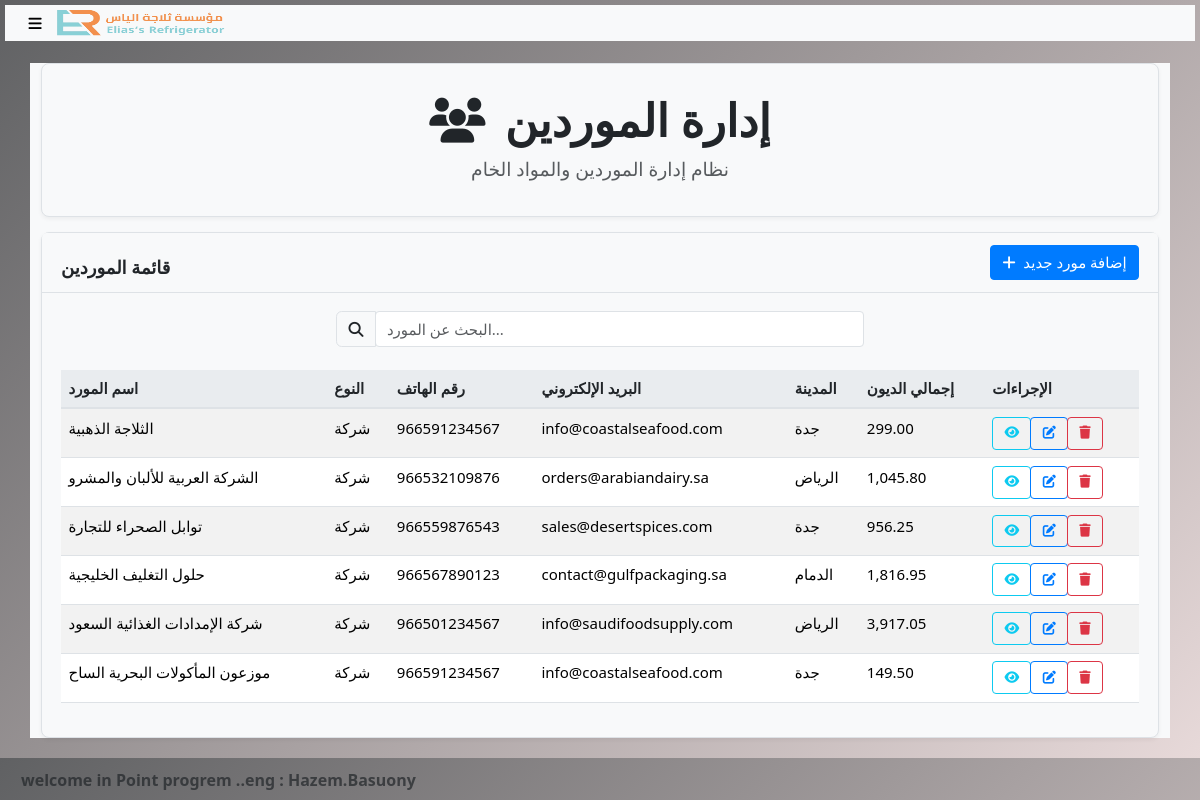
Page /suppliers.php (signed in) on the committed database.
### tables this page shows
CREATE TABLE `suppliers` (
  `supplierID` int(30) NOT NULL,
  `type` enum('individual','company') NOT NULL,
  `numberRC` varchar(30) NOT NULL,
  `numberTax` varchar(30) NOT NULL,
  `supplierName` varchar(30) NOT NULL,
  `street` varchar(30) NOT NULL,
  `area` varchar(30) NOT NULL,
  `city` varchar(30) NOT NULL,
  `country` varchar(30) NOT NULL,
  `bulding` varchar(30) NOT NULL,
  `postCode` varchar(30) NOT NULL,
  `phone` varchar(30) NOT NULL,
  `email` varchar(30) NOT NULL,
  `startDate` date NOT NULL,
  `lastInvoiceDate` date NOT NULL,
  `totalDebt` float UNSIGNED NOT NULL,
  `wantDebt` float UNSIGNED NOT NULL,
  `dateWantedDebt` date NOT NULL,
  `notes` text NOT NULL
);

### suppliers.php (the view, shortened to what this page needs)
<?php include('headAndFooter/head.php'); ?>
<?php
$sql = "SELECT * FROM suppliers ORDER BY supplierName";
$suppliersResult = $conn->query($sql);
?>
<div class="container mt-4">
    <div class="card mb-4 shadow-sm">
        <div class="card-body text-center py-4">
            <h1 class="display-5 mb-2"><i class="fa fa-users me-2"></i> إدارة الموردين</h1>
            <p class="lead text-muted">نظام إدارة الموردين والمواد الخام</p>
        </div>
    </div>
    <div class="card shadow-sm">
        <div class="card-header bg-light d-flex justify-content-between align-items-center py-3">
            <h5 class="mb-0">قائمة الموردين</h5>
            <button class="btn btn-primary" onclick="openAddSupplierModal()">
                <i class="fa fa-plus me-1"></i> إضافة مورد جديد
            </button>
        </div>
        <div class="card-body">
            <div class="row mb-4">
                <div class="col-md-6 mx-auto">
                    <div class="input-group">
                        <span class="input-group-text"><i class="fa fa-search"></i></span>
                        <input type="text" class="form-control" placeholder="البحث عن المورد..." onkeyup="filterSuppliers(this.value)">
                    </div>
                </div>
            </div>
            <div class="table-responsive">
                <table class="table table-hover table-striped" id="suppliersTable">
                    <thead class="table-light">
                        <tr>
                            <th>اسم المورد</th>
                            <th>النوع</th>
                            <th>رقم الهاتف</th>
                            <th>البريد الإلكتروني</th>
                            <th>المدينة</th>
                            <th>إجمالي الديون</th>
                            <th>الإجراءات</th>
                        </tr>
                    </thead>
                    <tbody>
                        <?php while ($supplier = $suppliersResult->fetch_assoc()): ?>
                        <tr>
                            <td><?php echo htmlspecialchars($supplier['supplierName']); ?></td>
                            <td><?php echo $supplier['type'] == 'individual' ? 'فردي' : 'شركة'; ?></td>
                            <td><?php echo htmlspecialchars($supplier['phone']); ?></td>
                            <td><?php echo htmlspecialchars($supplier['email']); ?></td>
                            <td><?php echo htmlspecialchars($supplier['city']); ?></td>
                            <td><?php echo number_format($supplier['totalDebt'], 2); ?></td>
                            <td>
                                <div class="btn-group btn-group-sm">
                                    <button class="btn btn-outline-info" onclick="viewSupplier(<?php echo $supplier['supplierID']; ?>)" title="عرض">
                                        <i class="fa fa-eye"></i>
                                    </button>
                                    <button class="btn btn-outline-primary" onclick="editSupplier(<?php echo $supplier['supplierID']; ?>)" title="تعديل">
                                        <i class="fa fa-edit"></i>
                                    </button>
                                    <button class="btn btn-outline-danger" onclick="deleteSupplier(<?php echo $supplier['supplierID']; ?>)" title="حذف">
                                        <i class="fa fa-trash"></i>
                                    </button>
                                </div>
                            </td>
                        </tr>
                        <?php endwhile; ?>
                    </tbody>
                </table>
            </div>
        </div>
    </div>
</div>
<?php include('headAndFooter/footer.php'); ?>

### headAndFooter/head.php (shortened to what this page needs)
<!DOCTYPE html>
<html lang="ar" dir="ltr">
<link rel="stylesheet" href="css/bootstrap.min.css">
<link rel="stylesheet" href="https://cdnjs.cloudflare.com/ajax/libs/font-awesome/4.7.0/css/font-awesome.min.css">
<link rel="stylesheet" href="css/w3.css">
<link rel="stylesheet" href="css/w3pro.css">
<link rel="stylesheet" href="css/bootstrap-theme.css?v=<?php echo time(); ?>">
<link rel="stylesheet" href="css/items.css?v=<?php echo time(); ?>">
<link rel="stylesheet" href="css/style_salse.css?v=<?php echo time(); ?>">
<link rel="stylesheet" href="https://cdnjs.cloudflare.com/ajax/libs/font-awesome/6.4.0/css/all.min.css">
<body >
  <div id="main">
    <div class="container-fluid d-flex align-items-center">
            <button id="openNav" class="btn btn-light" onclick="w3_open()">
        <i class="fa fa-bars"></i>
  </button>
        <img style="height: 30px; width:15%;" class="w3-bar-item " src="assets/images/logo7.png" alt="avatar">
    </div>
    <div onclick="w3_close()">

### headAndFooter/footer.php (shortened to what this page needs)
</div>
</body>
<footer class="w3-container w3-bottom w3-theme w3-margin-top" style="opacity: 0.7;">
  <?php
  $msFoorter = "welcome in Point progrem ..eng : Hazem.Basuony";
  ?>
  <h6><?php echo $msFoorter ?></h6>
</footer>

### css/w3.css (style rules this page uses)
html { box-sizing:border-box }
*,*:before,*:after { box-sizing:inherit }
html { -ms-text-size-adjust:100%;-webkit-text-size-adjust:100% }
body { margin:0 }
article,aside,details,figcaption,figure,footer,header,main,menu,nav,section { display:block }
img { border-style:none }
button,input,select,textarea,optgroup { font:inherit;margin:0 }
button,input { overflow:visible }
button,select { text-transform:none }
button,[type=button],[type=reset],[type=submit] { -webkit-appearance:button }
html,body { font-family:Verdana,sans-serif;font-size:15px;line-height:1.5 }
html { overflow-x:hidden }
h1 { font-size:36px }
h5 { font-size:18px }
h6 { font-size:16px }
h1,h2,h3,h4,h5,h6 { font-family:"Segoe UI",Arial,sans-serif;font-weight:400;margin:10px 0 }
img { vertical-align:middle }
.w3-main,#main { transition:margin-left .4s }
.w3-container:after,.w3-container:before,.w3-panel:after,.w3-panel:before,.w3-row:after,.w3-row:before,.w3-row-padding:after,.w3-row-padding:before, .w3-cell-row:before,.w3-cell-row:after,.w3-clear:after,.w3-clear:before,.w3-bar:before,.w3-bar:after { content:"";display:table;clear:both }
.w3-top,.w3-bottom { position:fixed;width:100%;z-index:1 }
.w3-bottom { bottom:0 }
.w3-container,.w3-panel { padding:0.01em 16px }
.w3-margin-top { margin-top:16px!important }

### css/w3pro.css (style rules this page uses)
html { box-sizing:border-box }
*,*:before,*:after { box-sizing:inherit }
html { -ms-text-size-adjust:100%;-webkit-text-size-adjust:100% }
body { margin:0 }
article,aside,details,figcaption,figure,footer,header,main,menu,nav,section { display:block }
img { border-style:none }
button,input,select,textarea,optgroup { font:inherit;margin:0 }
button,input { overflow:visible }
button,select { text-transform:none }
button,[type=button],[type=reset],[type=submit] { -webkit-appearance:button }
html,body { font-family:Verdana,sans-serif;font-size:15px;line-height:1.5 }
html { overflow-x:hidden }
h1 { font-size:36px }
h5 { font-size:18px }
h6 { font-size:16px }
h1,h2,h3,h4,h5,h6 { font-family:"Segoe UI",Arial,sans-serif;font-weight:400;margin:10px 0 }
img { vertical-align:middle }
.w3-main,#main { transition:margin-left .4s }
.w3-container:after,.w3-container:before,.w3-panel:after,.w3-panel:before,.w3-row:after,.w3-row:before,.w3-row-padding:after,.w3-row-padding:before, .w3-cell-row:before,.w3-cell-row:after,.w3-clear:after,.w3-clear:before,.w3-bar:before,.w3-bar:after { content:"";display:table;clear:both }
.w3-top,.w3-bottom { position:fixed;width:100%;z-index:1 }
.w3-bottom { bottom:0 }
.w3-container,.w3-panel { padding:0.01em 16px }
.w3-margin-top { margin-top:16px!important }

### css/style_salse.css (style rules this page uses)
* { margin: 0; padding: 0; box-sizing: border-box; font-family: 'Segoe UI', Tahoma, Geneva, Verdana, sans-serif; }
:root { --primary: #cedae6; --secondary: #3498db; --accent: #e74c3c; --light: #ecf0f1; --dark: #2c3e50; --success: #2ecc71; --warning: #f39c12; --gray: #e3f8fa; --bg:linear-gradient(135deg, #606163, #e7d9d9); --category-bg: rgba(52, 152, 219, 0.15); }
body { background:var(--bg); color: var(--dark); padding: 5px; margin: 0; }

### rows in the picture
suppliers: supplierName "الثلاجة الذهبية", type "شركة", phone "966591234567", email "info@coastalseafood.com", city "جدة", totalDebt "299.00"
suppliers: supplierName "الشركة العربية للألبان والمشرو", type "شركة", phone "966532109876", email "orders@arabiandairy.sa", city "الرياض", totalDebt "1,045.80"
suppliers: supplierName "توابل الصحراء للتجارة", type "شركة", phone "966559876543", email "sales@desertspices.com", city "جدة", totalDebt "956.25"
suppliers: supplierName "حلول التغليف الخليجية", type "شركة", phone "966567890123", email "contact@gulfpackaging.sa", city "الدمام", totalDebt "1,816.95"
suppliers: supplierName "شركة الإمدادات الغذائية السعود", type "شركة", phone "966501234567", email "info@saudifoodsupply.com", city "الرياض", totalDebt "3,917.05"
suppliers: supplierName "موزعون المأكولات البحرية الساح", type "شركة", phone "966591234567", email "info@coastalseafood.com", city "جدة", totalDebt "149.50"

### other values in the picture
$msFoorter "welcome in Point progrem ..eng : Hazem.Basuony"
